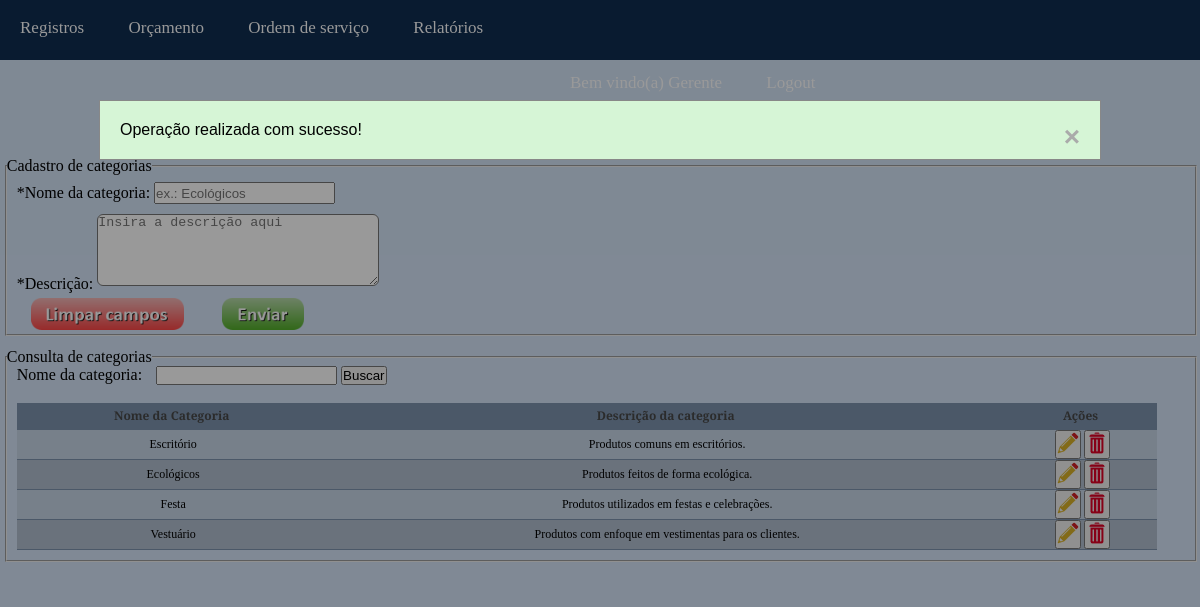
The page /php/registroCategoriaForm.php?retorno=1 (signed in) on the database its author committed.
### tables this page shows
CREATE TABLE `categorias` (
  `codigo` int(10) UNSIGNED ZEROFILL NOT NULL COMMENT 'Determina o código das categorias.',
  `nome` varchar(45) NOT NULL COMMENT 'Informa o nome da categoria.',
  `descricao` text COMMENT 'Informa a descrição de cada categoria.'
);

### php/registroCategoriaForm.php (the view, shortened to what this page needs)
<?php
  if (isset($_SESSION['nivelLogado'])==true && $_SESSION['nivelLogado']==3) {
?>
<!DOCTYPE html>
<html lang="pt-br">
<head>
  <link rel="stylesheet" href="../css/registroCategoria.css">
</head>
<body>
  <?php
  include("menuAdm.php");
  ?>
<section id="registroCategoria">
  <h1>Registro de Categorias</h1>
</section>
<main id="conteudoPrincipal">
  <div class="divs" id="divCadastro">
    <fieldset id="fieldCadastro">
      <legend >Cadastro de categorias</legend>
      <form action="registroCategoria.php" method="POST" id="formCadastro" onsubmit="return validarCampos()">
        <label class="campos" for="nome">*Nome da categoria:</label>
        <input class="camposForm" type="text" name="nome" id="nome" placeholder="ex.: Ecológicos"><br>
        <label class="campos" for="descricao">*Descrição:</label>
        <textarea class="camposForm" name="descricao" id="descricao" placeholder="Insira a descrição aqui"></textarea><br>
        <button type="reset" class="botoes">
          <img class="botoesImg" src="../imgs/buttonLimpar.png" alt="Botão limpa campos">
        </button>
        <button type="submit" class="botoes">
          <img class="botoesImg" src="../imgs/buttonEnviar.png" alt="Botão enviar">
        </button>
      </form>
    </fieldset>
  </div>
  <div class="divs" id="divConsulta">
    <fieldset id="fieldConsulta">
      <legend>Consulta de categorias</legend>
      <form action="registroCategoriaForm.php" method="GET">
        <label for="consultaNomeCategoria" id="labelConsultaNomeCategoria">Nome da categoria:</label>
        <input type="text" name="consultaNomeCategoria" id="consultaNomeCategoria">
        <button type="submit">Buscar</button>
      </form>
      <table>
        <tr>
          <th>Nome da Categoria</th>
          <th>Descrição da categoria</th>
          <th>Ações</th>
        </tr>
        <?php
        require_once ("conexaoBanco.php");
        if(isset($_GET['consultaNomeCategoria'])==false){
          $comando1="SELECT * FROM categorias";
        }else if (isset($_GET['consultaNomeCategoria'])==true && $_GET['consultaNomeCategoria']==""){
          $comando1="SELECT * FROM categorias";
        }else if(isset($_GET['consultaNomeCategoria'])==true && $_GET['consultaNomeCategoria']!=""){
          $consulta = $_GET['consultaNomeCategoria'];
        $comando1="SELECT * FROM categorias WHERE
        nome LIKE '%".$consulta."%'";
        }
        $resultado1 = mysqli_query($conexao,$comando1);
        $linhas=mysqli_num_rows($resultado1);
        if($linhas==0){		?>
          <tr>
            <td colspan="3">Nenhuma categoria encontrada!</td>
          </tr>
      <?php
        }else{
            $categoriasRetornadas = array();
            while($cadaLinha = mysqli_fetch_assoc($resultado1)){
              array_push($categoriasRetornadas, $cadaLinha);
            }
            foreach ($categoriasRetornadas as $cadaCategoria){
              ?>
            <tr>
            <td> <?php echo $cadaCategoria['nome'];?> </td>
            <td> <?php echo $cadaCategoria['descricao'];?> </td>
            <td>
            <form action="editaCategoriaForm.php" method="POST" class="formBotao">
              <button type="submit"><img src="../imgs/pencil.png" alt="Botão lápis"></button>
            </form>
            <form action="excluiCategoria.php" method="POST" class="formBotao">
              <button type="submit"><img src="../imgs/trash.png" alt="Botão lixeiro"></button>
            </form>
          </td>
        </tr>
    <?php
          }
      }
    ?>
      </table>
    </fieldset>
  </div>
  <div id="alertas">
  <?php
    if(isset($_GET['retorno'])==true){
      if($_GET['retorno']==0){
        $msgPopup="Erro ao realizar a operação!";
        include ("../alertas/erro.php");
      }else if($_GET['retorno']==1){
        include ("../alertas/sucesso.php");
      }else if($_GET['retorno']==2){
        $msgPopup="Não é possível excluir uma categoria que contem produtos!";
        include ("../alertas/erro.php");
      }
    }
  ?>  </div>
</body>
</html>
<?php
  }else {
      header("Location: login.php");
  }
 ?>

### css/registroCategoria.css (style rules this page uses)
* { margin: 0px; padding: 0px; }
html, body { width: 100%; background-color: #D4E4F7; }
#registroCategoria { height: 10%; width: 100%; text-align: center; background-color: #D4E4F7; }
h1 { font-family: 'Bree Serif', serif; font-size:35px; color: #B85B14; padding-top: 10px; }
#conteudoPrincipal { height: 73%; width: 100%; background-color: #D4E4F7; }
.divs { width: 100%; font-family: 'Bree Serif', serif; }
#divCadastro { height: 40%; }
#divConsulta { margin-top: 1%; height: 45%; }
#formCadastro { height: 92%; }
#fieldCadastro { height: 100%; width: 99%; margin-left: 0.4%; }
#descricao { height:70px; width:280px; border-radius: 6px; }
#fieldConsulta { height: 70%; width: 99%; margin-left: 0.4%; }
.camposForm { height: 18px; margin-top: 7px; margin-bottom: 3px; }
.campos, #labelConsultaNomeCategoria, table { margin-left: 10px; }
#labelConsultaNomeCategoria { margin-right: 10px; }
table { width: 96%; border-collapse: collapse; margin-top: 1.5%; margin-bottom: 10px; }
.botoes { background-color: transparent; border: none; margin-top: 5px; margin-left: 5px; }
.botoesImg { width: 80%; }
.formBotao { text-align: center; display: inline-block; }
th { background-color:#7c92ad; font-size: 12px; color:#484848; padding-left:4px; padding-right:4px; border-bottom:solid 1px #7c92ad; height:26px; padding-right:5px; }
tr:nth-child(odd) { background-color:#b1bece; }
tr:nth-child(even) { background-color:#c5d4e5; }
tr, td { height:26px; padding-left:4px; padding-right:2px; font-family: 'Bree Serif', serif; text-align: center; font-size:12px; white-space:nowrap; border-bottom:solid 1px #7c92ad; }

### rows shown on the page
categorias: nome "Escritório", descricao "Produtos comuns em escritórios."
categorias: nome "Ecológicos", descricao "Produtos feitos de forma ecológica."
categorias: nome "Festa", descricao "Produtos utilizados em festas e celebrações."
categorias: nome "Vestuário", descricao "Produtos com enfoque em vestimentas para os clientes."

### other values the page prints
$msgPopup "Operação realizada com sucesso!"
